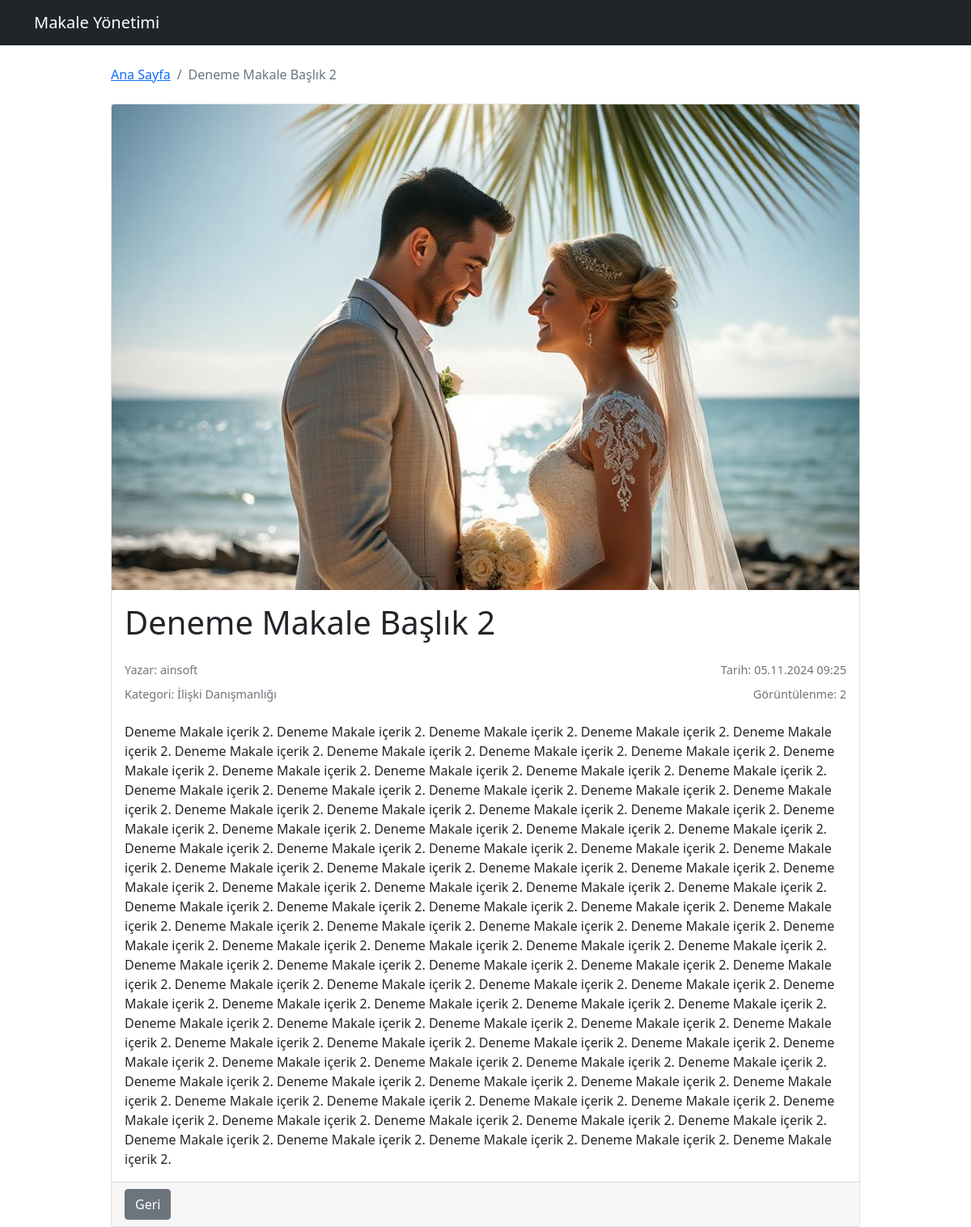
/view_article.php?id=2, run on the app's committed database.
### tables this page shows
CREATE TABLE `articles` (
  `id` int NOT NULL,
  `title` varchar(255) NOT NULL,
  `content` text NOT NULL,
  `image` varchar(255) DEFAULT NULL,
  `created_at` timestamp NULL DEFAULT CURRENT_TIMESTAMP,
  `view_count` int DEFAULT '0',
  `category_id` int NOT NULL,
  `author_id` int NOT NULL
);

CREATE TABLE `authors` (
  `id` int NOT NULL,
  `name` varchar(45) NOT NULL
);

CREATE TABLE `categories` (
  `id` int NOT NULL,
  `name` varchar(50) NOT NULL
);

### view_article.php (the view, shortened to what this page needs)
<?php
require_once 'admin/config.php';
$id = (int)$_GET['id'];
try {
    $stmt = $db->prepare("
        SELECT a.*, c.name as category_name, au.name as author_name
        FROM articles a
        LEFT JOIN categories c ON a.category_id = c.id
        LEFT JOIN authors au ON a.author_id = au.id
        WHERE a.id = ?
    ");
    $stmt->execute([$id]);
    $article = $stmt->fetch();
} catch(PDOException $e) {
    die("Bir hata oluştu: " . $e->getMessage());
}
?>
<!DOCTYPE html>
<html lang="tr">
<head>
    <link href="https://cdn.jsdelivr.net/npm/bootstrap@5.1.3/dist/css/bootstrap.min.css" rel="stylesheet">
</head>
<body>
    <nav class="navbar navbar-expand-lg navbar-dark bg-dark mb-4">
        <div class="container">
            <a class="navbar-brand" href="index.php">Makale Yönetimi</a>
        </div>
    </nav>
    <div class="container">
        <div class="row justify-content-center">
            <div class="col-md-10">
                <nav aria-label="breadcrumb" class="mb-4">
                    <ol class="breadcrumb">
                        <li class="breadcrumb-item"><a href="index.php">Ana Sayfa</a></li>
                        <li class="breadcrumb-item active"><?php echo htmlspecialchars($article['title']); ?></li>
                    </ol>
                </nav>
                <article class="card">
                    <?php if($article['image']): ?>
                        <img src="uploads/<?php echo htmlspecialchars($article['image']); ?>"
                             class="card-img-top article-image"
                             alt="<?php echo htmlspecialchars($article['title']); ?>">
                    <?php endif; ?>
                    <div class="card-body">
                        <h1 class="card-title mb-4"><?php echo htmlspecialchars($article['title']); ?></h1>
                        <div class="article-meta mb-4">
                            <div class="row">
                                <div class="col-md-6">
                                    <i class="bi bi-person"></i> Yazar: <?php echo htmlspecialchars($article['author_name']); ?>
                                </div>
                                <div class="col-md-6 text-md-end">
                                    Tarih: <?php echo date('d.m.Y H:i', strtotime($article['created_at'])); ?>
                                </div>
                            </div>
                            <div class="row mt-2">
                                <div class="col-md-6">
                                    <i class="bi bi-tags"></i> Kategori: <?php echo htmlspecialchars($article['category_name']); ?>
                                </div>
                                <div class="col-md-6 text-md-end">
                                    Görüntülenme: <?php echo number_format($article['view_count']); ?>
                                </div>
                            </div>
                        </div>
                        <div id="articleContent" class="article-content">
                            <?php echo $article['content']; ?>
                        </div>
                    </div>
                    <div class="card-footer">
                        <div class="d-flex justify-content-between">
                            <a href="index.php" class="btn btn-secondary">
                                <i class="bi bi-arrow-left"></i> Geri
                            </a>
                        </div>
                    </div>
                </article>
            </div>
        </div>
    </div>
</body>
</html>

### view_article.php (style rules this page uses)
.article-image { max-height: 600px; object-fit: cover; width: 100%; }
.article-meta { color: #6c757d; font-size: 0.9rem; }

### data on the page
articles: title "Deneme Makale Başlık 2", image (picture), author.name "ainsoft", created_at "05.11.2024 09:25", category.name "İlişki Danışmanlığı", view_count "2", content "Deneme Makale içerik 2. Deneme Makale içerik 2. Deneme Makale içerik 2. Deneme Makale içerik 2. Deneme Makale içerik 2. Deneme Makale içerik 2. Deneme Makale içerik 2. Deneme Makale içerik 2. Deneme Makale içerik 2. Deneme Makale içerik 2. Deneme Makale içerik 2. Deneme Makale içerik 2. Deneme Makale içerik 2. Deneme Makale içerik 2. Deneme Makale içerik 2. Deneme Makale içerik 2. Deneme Makale içerik 2. Deneme Makale içerik 2. Deneme Makale içerik 2. Deneme Makale içerik 2. Deneme Makale içerik 2. Deneme Makale içerik 2. Deneme Makale içerik 2. Deneme Makale içerik 2. Deneme Makale içerik 2. Deneme Makale içerik 2. Deneme Makale içerik 2. Deneme Makale içerik 2. Deneme Makale içerik 2.…"
